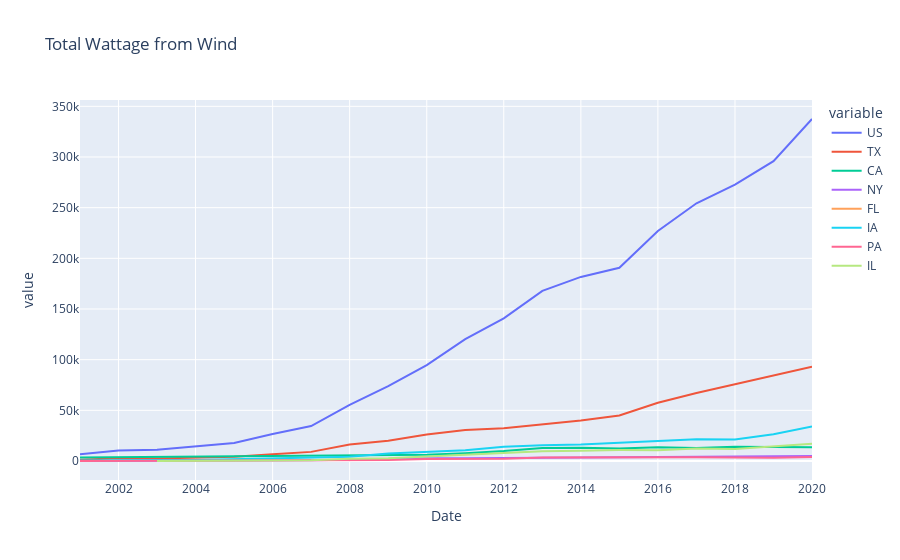

The cell this chart's notebook holds for it:
### Code cell
fig = px.line(wind_abs,title="Total Wattage from Wind")
fig.show()
